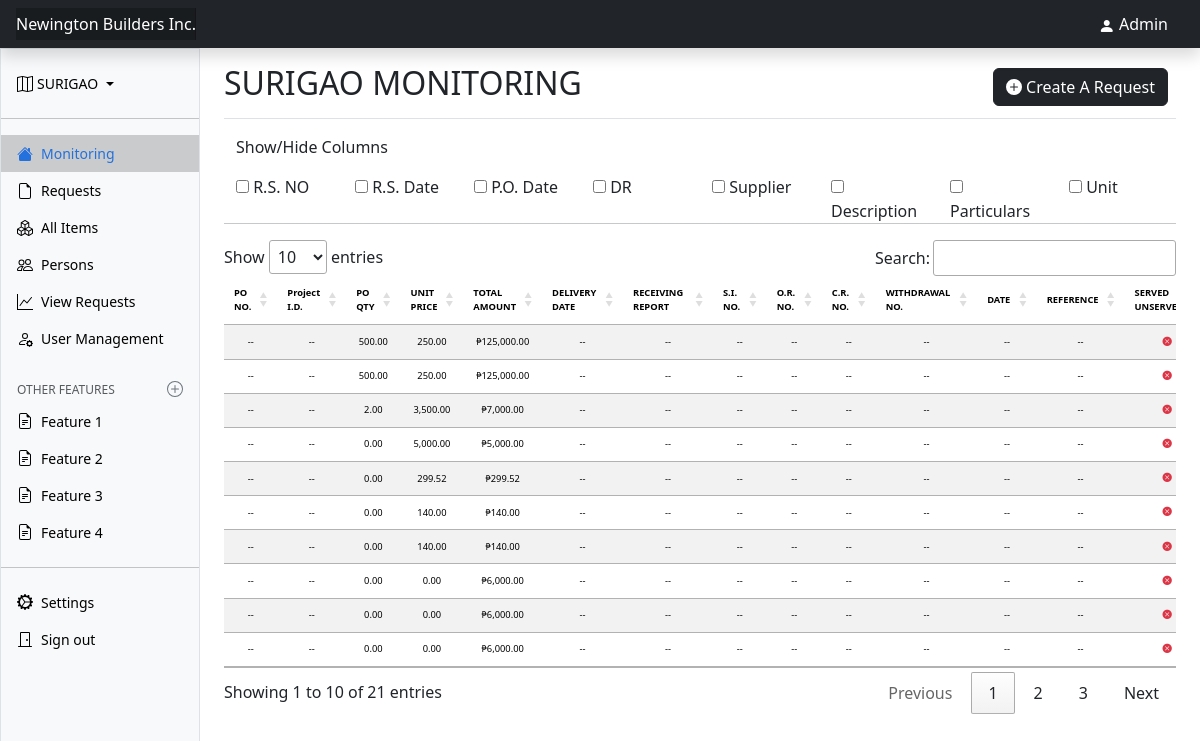
Page /surigao/ (signed in) on the committed database.
### surigao_requests/models.py (models this page shows, shortened)
class Monitoring(models.Model):
    header = models.ForeignKey(SurigaoRequestItems, on_delete=models.CASCADE, null=True, blank=True)
    PO_no = models.CharField(max_length=100, null=True, blank=True)
    PO_date = models.DateField(null=True, blank=True)
    delivery_date = models.DateField(null=True, blank=True)
    receiving_report = models.CharField(max_length=100, null=True, blank=True)
    DR_no = models.CharField(max_length=16, null=True, blank=True)
    SI_no = models.CharField(max_length=16, null=True, blank=True)
    OR_no = models.CharField(max_length=16, null=True, blank=True)
    CR_no = models.CharField(max_length=16, null=True, blank=True)
    withdrawal_no = models.CharField(max_length=16, null=True, blank=True)
    item_date = models.DateField(null=True, blank=True)

class SurigaoRequestItems(models.Model):
    header = models.ForeignKey(SurigaoRequestHeader, on_delete=models.CASCADE)
    item_id = models.CharField(max_length=100, blank=True)
    ignore = models.BooleanField(default=False)
    description = models.CharField(max_length=60)
    quantity = models.DecimalField(decimal_places=2, max_digits=10, blank=True, default=0)
    unit = models.CharField(max_length=20, blank=True)
    unit_cost = models.DecimalField(decimal_places=2, max_digits=10, blank=True, default=0)
    amount = models.DecimalField(max_digits=10, decimal_places=2, default=0)
    served = models.BooleanField(default=False)

### surigao_requests/views.py (the view)
# urls.py: path('', views.dashboard, name='bukidnon'),
def dashboard(request):
    if request.user.is_authenticated:
        monitoringData = Monitoring.objects.prefetch_related('header')
        return render(request, 'main/actions/dashboard.html', {'title':'Surigao', 'data':monitoringData})
    else:
        return redirect('login')

### surigao_requests/forms.py
class SurigaoRequestHeaderForm(forms.ModelForm):
    class Meta:
        model = SurigaoRequestHeader
        fields = [
            'rs_number',
            'payee',
            'particulars',
            'project',
            'note',
            'urgent',
            'date_requested',
            'date_needed'
        ]
    rs_number = forms.CharField(widget=forms.TextInput(attrs={'class':'form-control'}))
    particulars = forms.CharField(widget=forms.TextInput(attrs={'class':'form-control'}))
    payee = forms.CharField(widget=forms.TextInput(attrs={'class':'form-control'}), required=False)
    note = forms.CharField(widget=forms.TextInput(attrs={'class':'form-control'}), required=False)
    project = forms.CharField(widget=forms.TextInput(attrs={'class':'form-control','max_length':'"100"'}))
    date_requested = forms.DateField(widget=forms.DateInput(attrs={'class':'form-control', 'type':'date', 'autocomplete':'off'}))
    date_needed = forms.DateField(widget=forms.DateInput(attrs={'class':'form-control', 'type':'date', 'autocomplete':'off'}))

### main/templatetags/maintags.py (called while the page is built)
@register.filter(name='clean_empty')
def clean_empty(value):
    if value == '' or not value:
        return "--"
    else:
        return value

### surigao_requests/templatetags/surigao_tags.py (called while the page is built)
@register.inclusion_tag('main/actions/modals/modal_add_requestForm.html')
def renderAddRequestForm():
    rs_number = f"SRGO{str(timezone.now().year)[2:]}-"
    try:
        idx = SurigaoRequestHeader.objects.all()
        rs_number += str(len(idx)+1).zfill(3)
    except:
        rs_number += str(1).zfill(3)
    form = SurigaoRequestHeaderForm(initial={'rs_number':rs_number})
    return {'form':form, 'title':'Surigao'}

@register.inclusion_tag('main/actions/modals/modal_update_monitoring.html')
def monitoringModalForm(id):
    inst = Monitoring.objects.get(pk=id)
    form = MonitoringForm(instance=inst)
    return {'form':form}

### main/templates/main/actions/dashboard.html (shortened to what this page needs)
{% extends 'main/base.html' %}
{% load static %}
{% load humanize %}
{% block content-title %}{{title|upper}} MONITORING{% endblock %}
{% block content %}
{% load maintags %}
<div class="scrollable" style="width: 100%;">
    <div class="row p-0 m-0">
        <p>Show/Hide Columns</p>
        <div class="col">
            <input type="checkbox" name="rs-label" id="rs_no_col">
            <label for="rs-label">R.S. NO</label>
        </div>
        <div class="col">
            <input type="checkbox" name="rs-date-label" id="rs_date_col">
            <label for="rs-date-label">R.S. Date</label>
        </div>
        <div class="col">
            <input type="checkbox" name="po-date-label" id="po_date_col">
            <label for="po-date-label">P.O. Date</label>
        </div>
        <div class="col">
            <input type="checkbox" name="dr-label" id="dr_no_col">
            <label for="dr-label">DR</label>
        </div>
        <div class="col">
            <input type="checkbox" name="supplier-label" id="supplier_col">
            <label for="supplier-label">Supplier</label>
        </div>
        <div class="col">
            <input type="checkbox" name="description-label" id="description_col">
            <label for="description-label">Description</label>
        </div>
        <div class="col">
            <input type="checkbox" name="particulars-label" id="particulars_col">
            <label for="particulars-label">Particulars</label>
        </div>
        <div class="col">
            <input type="checkbox" name="unit-label" id="unit_col">
            <label for="unit-label">Unit</label>
        </div>
        <hr>
    </div>
    <table id="monitoring-table" class="table table-lg text-center table-striped table-hover" style="font-size: 7pt;">
        <thead>
            <th class="po_no_col align-middle">PO NO.</th>
            <th class="project_id_col align-middle">Project I.D.</th>
            <th class="po_qty_col align-middle">PO QTY</th>
            <th class="unit_price_col align-middle">UNIT PRICE</th>
            <th class="total_amount_col align-middle">TOTAL AMOUNT</th>
            <th class="delivery_date_col align-middle">DELIVERY DATE</th>
            <th class="receiving_report_col align-middle">RECEIVING REPORT</th>
            <th class="si_no_col align-middle">S.I. NO.</th>
            <th class="or_on_col align-middle">O.R. NO.</th>
            <th class="cr_no_col align-middle">C.R. NO.</th>
            <th class="withdrawal_no_col align-middle">WITHDRAWAL NO.</th>
            <th class="date_col align-middle">DATE</th>
            <th class="reference_col align-middle">REFERENCE</th>
            <th class="served_col align-middle">SERVED<br>UNSERVED</th>
        </thead>
        <tbody>
            {% for d in data %}
            {% if not d.header.ignore %}
            <tr role="button" data-bs-toggle="modal" data-bs-target="#monitoring-update-form{{d.id}}">
                <td class="po_no_col align-middle">{{d.PO_no|clean_empty}}</td>
                <td class="project_id_col align-middle">
                    {{d.header.item_id|clean_empty}}
                </td>
                <td class="po_qty_col align-middle">{{d.header.quantity}}</td>
                <td class="unit_price_col align-middle">{{d.header.unit_cost|intcomma}}</td>
                <td class="total_amount_col align-middle">₱{{d.header.amount|intcomma}}</td>
                <td class="delivery_date_col align-middle">
                    <span>
                        {{d.delivery_date|clean_empty}}
                    </span>
                </td>
                <td class="receiving_report_col align-middle">{{d.receiving_report|clean_empty}}</td>
                <td class="si_no_col align-middle">{{d.SI_no|clean_empty}}</td>
                <td class="or_on_col align-middle">{{d.OR_no|clean_empty}}</td>
                <td class="cr_no_col align-middle">{{d.CR_no|clean_empty}}</td>
                <td class="withdrawal_no_col align-middle">{{d.withdrawal_no|clean_empty}}</td>
                <td class="date_col align-middle">{{d.item_date|clean_empty}}</td>
                <td class="reference_col align-middle">{{d.reference|clean_empty}}</td>
                <td class="served_col align-middle">
                    {% if d.header.served %}
                    <i class="bi bi-check-circle-fill text-success">
                        <p style="display: none;">a</p>
                    </i>
                    {% else %}
                    <i class="bi bi-x-circle-fill text-danger">
                    </i>
                    {% endif %}
                </td>
            </tr>
            {% endif %}
                                {% if title == 'Davao' %}
                                {% load davao_tags %}
                                {% elif title == 'Cotabato' %}
                                {% load cotabato_tags %}
                                {% elif title == 'Negros' %}
                                {% load negros_tags %}
                                {% elif title == 'Surigao' %}
                                {% load surigao_tags %}
                                {% elif title == 'Bukidnon' %}
                                {% load bukidnon_tags %}
                                {% endif %}
            {% endfor %}
        </tbody>
    </table>
</div>
{% endblock %}

### main/templates/main/header.html (shortened to what this page needs)
<header class="navbar sticky-top bg-dark flex-md-nowrap px-3 shadow" data-bs-theme="light">
  <div>
    <a class="navbar-brand col-md-3 col-lg-2 me-0  fs-6 text-white" href="#">Newington Builders Inc.</a>
  </div>
  <div class="mx-3 mb-0 text-white py-1 align-middle">
    <i class="bi bi-person-fill text-white"></i>
    {{user.username|title}}
  </div>
</header>

### main/static/main/css/dashboard.css (style rules this page uses)
.bi { display: inline-block; width: 1rem; height: 1rem; }
.navbar-brand { padding-top: .75rem; padding-bottom: .75rem; background-color: rgba(0, 0, 0, .25); box-shadow: inset -1px 0 0 rgba(0, 0, 0, .25); }

### main/static/style.css (style rules this page uses)
#monitoring-table { width: 1500px; font-size: 10px; }
.scrollable { overflow: scroll; }

### main/templates/main/base.html (style rules this page uses)
.bi { vertical-align: -.125em; fill: currentColor; }

### main/templates/main/actions/dashboard.html (style rules this page uses)
#monitoring-table { width: 1500px; font-size: 10px; }
.particulars_col, .description_col, .receiving_report_col { width: 600px; }
.withdrawal_no_col { width: 200px; }
.rs_no_col, .rs_date_col, .po_date_col, .date_col, .or_on_col, .si_no_col, .cr_no_col { width: 100px; }
.delivery_date_col { width: 150px; }
.scrollable { height: 80vh; overflow: scroll; }

### rows in the picture
Monitoring: PO_no|clean_empty "--", header.item_id|clean_empty "--", header.quantity "500.00", header.unit_cost "250.00", header.amount "125,000.00", delivery_date|clean_empty "--", receiving_report|clean_empty "--", SI_no|clean_empty "--", OR_no|clean_empty "--", CR_no|clean_empty "--", withdrawal_no|clean_empty "--", item_date|clean_empty "--", reference|clean_empty "--"
Monitoring: PO_no|clean_empty "--", header.item_id|clean_empty "--", header.quantity "500.00", header.unit_cost "250.00", header.amount "125,000.00", delivery_date|clean_empty "--", receiving_report|clean_empty "--", SI_no|clean_empty "--", OR_no|clean_empty "--", CR_no|clean_empty "--", withdrawal_no|clean_empty "--", item_date|clean_empty "--", reference|clean_empty "--"
Monitoring: PO_no|clean_empty "--", header.item_id|clean_empty "--", header.quantity "2.00", header.unit_cost "3,500.00", header.amount "7,000.00", delivery_date|clean_empty "--", receiving_report|clean_empty "--", SI_no|clean_empty "--", OR_no|clean_empty "--", CR_no|clean_empty "--", withdrawal_no|clean_empty "--", item_date|clean_empty "--", reference|clean_empty "--"
Monitoring: PO_no|clean_empty "--", header.item_id|clean_empty "--", header.quantity "0.00", header.unit_cost "5,000.00", header.amount "5,000.00", delivery_date|clean_empty "--", receiving_report|clean_empty "--", SI_no|clean_empty "--", OR_no|clean_empty "--", CR_no|clean_empty "--", withdrawal_no|clean_empty "--", item_date|clean_empty "--", reference|clean_empty "--"
Monitoring: PO_no|clean_empty "--", header.item_id|clean_empty "--", header.quantity "0.00", header.unit_cost "299.52", header.amount "299.52", delivery_date|clean_empty "--", receiving_report|clean_empty "--", SI_no|clean_empty "--", OR_no|clean_empty "--", CR_no|clean_empty "--", withdrawal_no|clean_empty "--", item_date|clean_empty "--", reference|clean_empty "--"
Monitoring: PO_no|clean_empty "--", header.item_id|clean_empty "--", header.quantity "0.00", header.unit_cost "140.00", header.amount "140.00", delivery_date|clean_empty "--", receiving_report|clean_empty "--", SI_no|clean_empty "--", OR_no|clean_empty "--", CR_no|clean_empty "--", withdrawal_no|clean_empty "--", item_date|clean_empty "--", reference|clean_empty "--"
Monitoring: PO_no|clean_empty "--", header.item_id|clean_empty "--", header.quantity "0.00", header.unit_cost "140.00", header.amount "140.00", delivery_date|clean_empty "--", receiving_report|clean_empty "--", SI_no|clean_empty "--", OR_no|clean_empty "--", CR_no|clean_empty "--", withdrawal_no|clean_empty "--", item_date|clean_empty "--", reference|clean_empty "--"
Monitoring: PO_no|clean_empty "--", header.item_id|clean_empty "--", header.quantity "0.00", header.unit_cost "0.00", header.amount "6,000.00", delivery_date|clean_empty "--", receiving_report|clean_empty "--", SI_no|clean_empty "--", OR_no|clean_empty "--", CR_no|clean_empty "--", withdrawal_no|clean_empty "--", item_date|clean_empty "--", reference|clean_empty "--"
Monitoring: PO_no|clean_empty "--", header.item_id|clean_empty "--", header.quantity "0.00", header.unit_cost "0.00", header.amount "6,000.00", delivery_date|clean_empty "--", receiving_report|clean_empty "--", SI_no|clean_empty "--", OR_no|clean_empty "--", CR_no|clean_empty "--", withdrawal_no|clean_empty "--", item_date|clean_empty "--", reference|clean_empty "--"
Monitoring: PO_no|clean_empty "--", header.item_id|clean_empty "--", header.quantity "0.00", header.unit_cost "0.00", header.amount "6,000.00", delivery_date|clean_empty "--", receiving_report|clean_empty "--", SI_no|clean_empty "--", OR_no|clean_empty "--", CR_no|clean_empty "--", withdrawal_no|clean_empty "--", item_date|clean_empty "--", reference|clean_empty "--"

### other values in the picture
{{ user.username|title }} "Admin"
{{ title|upper }} "SURIGAO"
